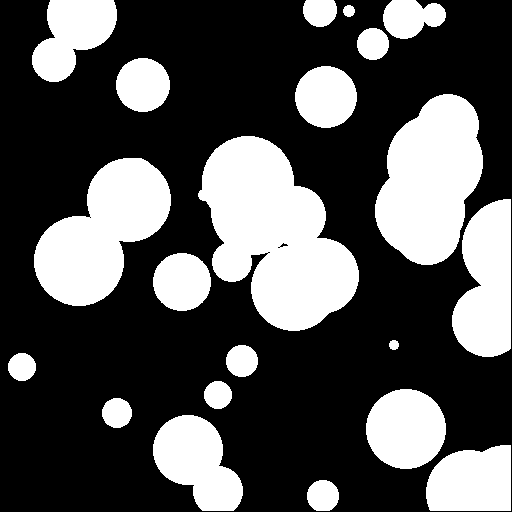
#> input picture capter6/blobs_pattern.png, 512 x 512 px
$ python affine.py
#> lines starting #> are read from the running program, lines starting #| are printed output that depends on the picture; after the words box and inside, x2 and y2 are one past the last pixel; in counts of white or black regions, pixels touching at a corner belong together
import numpy as np
import cv2

def main():
    img_src = cv2.imread("blobs_pattern.png", cv2.IMREAD_GRAYSCALE)
#> img_src: shape (512, 512); 32.7% white; 21 white regions, largest, box (x1, y1, x2, y2) and area: (198, 136, 359, 331) 19115, (375, 94, 483, 265) 12999, (34, 158, 171, 306) 11702
    height, width = img_src.shape
#> height = 512; width = 512
    theta = -np.pi/4
    shiftx = 0
    shifty = height/2
#> shifty = 256
    rotate_mat = np.array([
        [np.cos(theta), -np.sin(theta), 0],
        [np.sin(theta), np.cos(theta), 0],
        [0,0,1]
    ]).reshape(3,3)
    shift_mat = np.array([
        [1, 0, shiftx],
        [0, 1, shifty],
        [0, 0, 1]
    ]).reshape(3,3)
#> shift_mat = [[1, 0, 0], [0, 1, 256], [0, 0, 1]]
    affine_mat = shift_mat @ rotate_mat
    # アフィン変換
    img_dst = cv2.warpAffine(
        img_src,
        affine_mat[:2, :],
        (width, height),
        flags=cv2.INTER_LINEAR,
    )
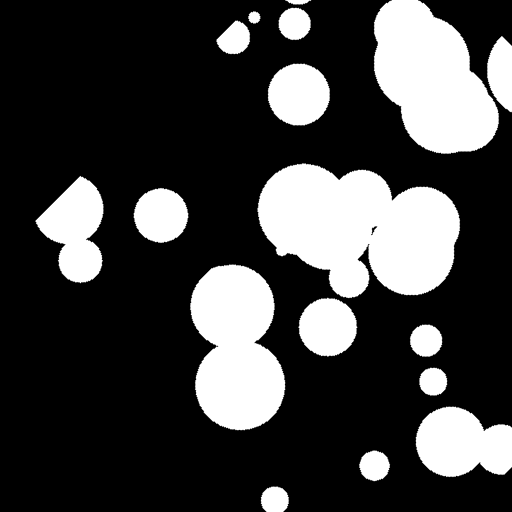
#> img_dst: shape (512, 512); min 0, max 255, mean 65.3

    # cv2.getRotationMatrix2D利用
    center = (width/2, height/2)
#> center = (256, 256)
    angle = theta * 180 / np.pi
    rot_mat = cv2.getRotationMatrix2D(center, angle, 1)
    img_dst = cv2.warpAffine(img_dst, rot_mat, (width, height), flags=cv2.INTER_CUBIC)
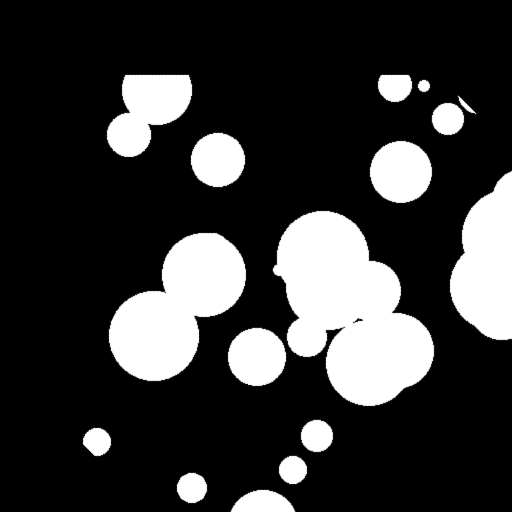
#> img_dst: shape (512, 512); min 0, max 255, mean 54.6
    cv2.namedWindow("img_src", cv2.WINDOW_AUTOSIZE)
    cv2.imshow("img_src", img_src)
    cv2.namedWindow("img_dst", cv2.WINDOW_AUTOSIZE)
    cv2.imshow("img_dst", img_dst)
    cv2.waitKey(0)
    cv2.destroyAllWindows()

main()
